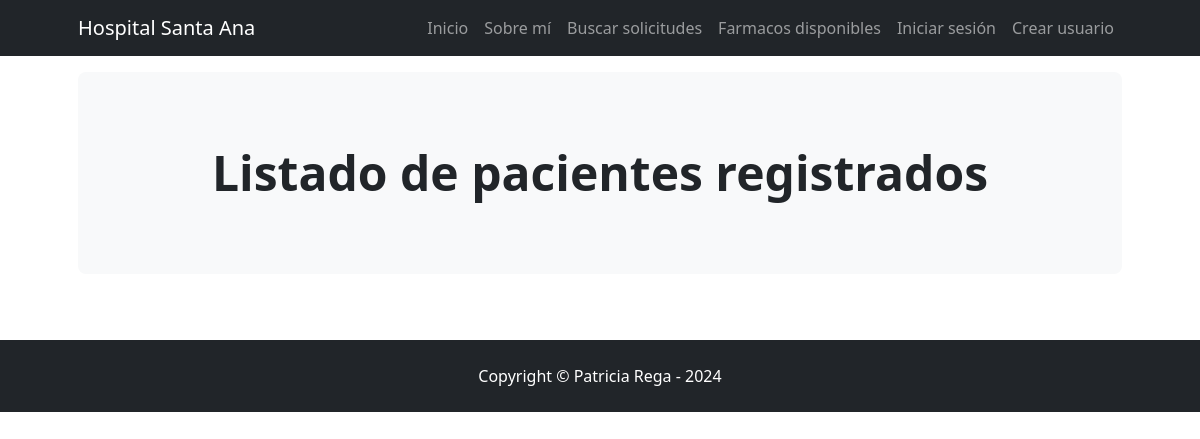
/AppCoder/ver_pacientes/, run on an earlier commit of the app's database.
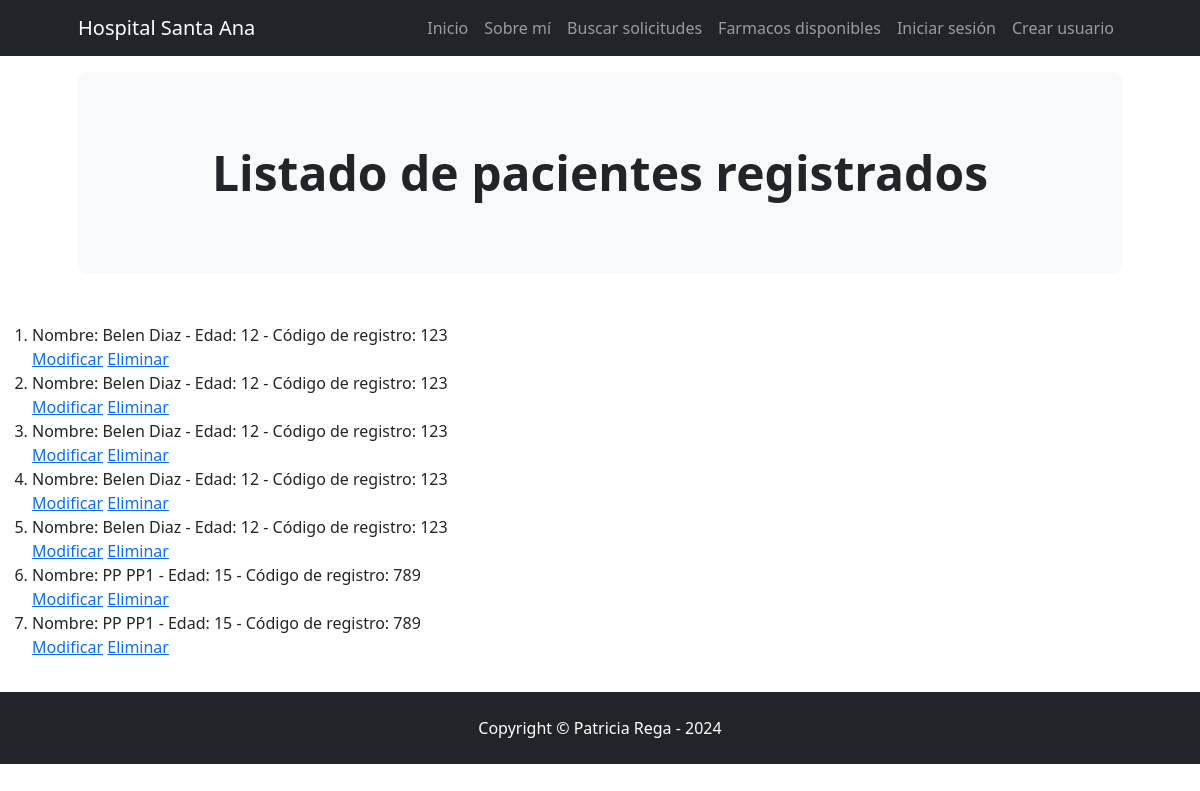
And on a later commit of the database.
### AppCoder/models.py (models this page shows, shortened)
class Paciente(models.Model):
    nombre = models.CharField(max_length=30)
    apellido = models.CharField(max_length=30)
    edad = models.IntegerField()
    cod_paciente = models.CharField(max_length=10)

### AppCoder/views.py (the view)
# urls.py: path("ver_pacientes/", ver_pacientes, name = 'ver pacientes'),
def ver_pacientes(request):
    todos_pacientes = Paciente.objects.all()
    return render(request, "ver_pacientes.html", {"total":todos_pacientes})

### AppCoder/templates/ver_pacientes.html
{% extends "padre.html" %}
{% block encabezado %}
Listado de pacientes registrados
{% endblock %}
{%block cuerpo%}
<ol>
    {% for valor in total %}
    <li> Nombre: {{valor.nombre}} {{valor.apellido}} - Edad: {{valor.edad}} - Código de registro: {{valor.cod_paciente}} </li>
    <a href="{% url 'Editar paciente' valor.id %}">Modificar</a>
    <a href="{% url 'Eliminar paciente' valor.id %}">Eliminar</a>
    {% endfor %}
</ol>
{% endblock %}

What changed in the data, as far as the page shows it:
added Paciente: nombre "Belen", apellido "Diaz", edad "12", cod_paciente "123"
added Paciente: nombre "Belen", apellido "Diaz", edad "12", cod_paciente "123"
added Paciente: nombre "Belen", apellido "Diaz", edad "12", cod_paciente "123"
added Paciente: nombre "Belen", apellido "Diaz", edad "12", cod_paciente "123"
added Paciente: nombre "Belen", apellido "Diaz", edad "12", cod_paciente "123"
added Paciente: nombre "PP", apellido "PP1", edad "15", cod_paciente "789"
added Paciente: nombre "PP", apellido "PP1", edad "15", cod_paciente "789"
